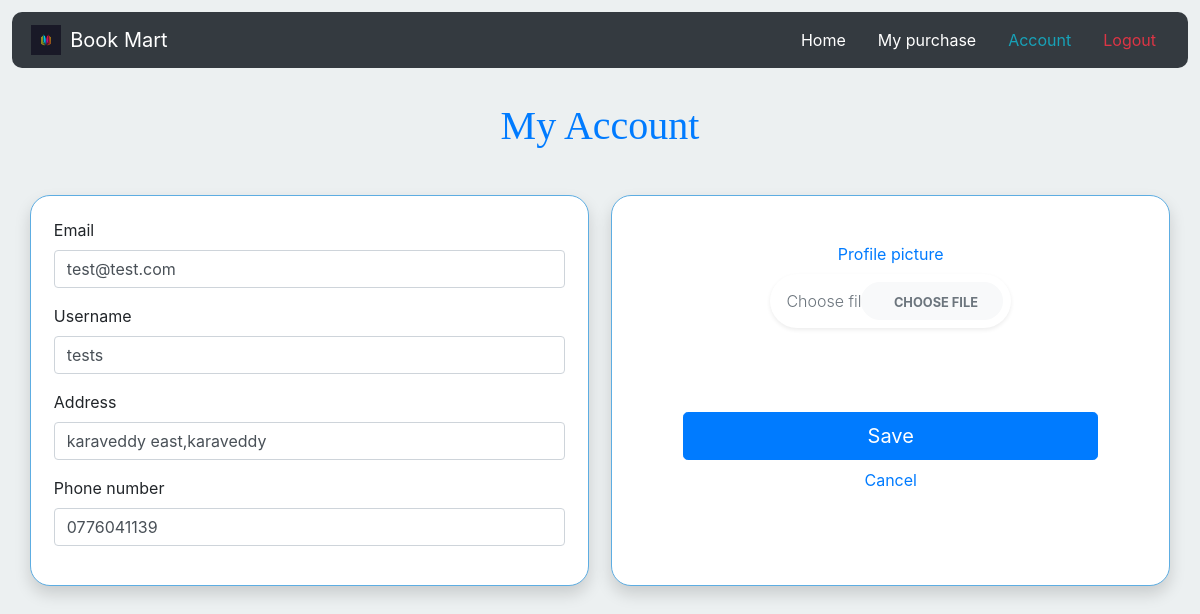
The app's page /account.php?user_id=25 with its own data.
### tables this page shows
CREATE TABLE `users` (
  `user_id` int(10) UNSIGNED NOT NULL,
  `username` varchar(250) NOT NULL,
  `email` varchar(250) NOT NULL,
  `password` varchar(200) NOT NULL,
  `phone` varchar(15) NOT NULL,
  `address` varchar(300) NOT NULL,
  `picture` varchar(250) NOT NULL,
  `reg_time` timestamp NOT NULL DEFAULT current_timestamp()
);

### account.php (the view, shortened to what this page needs)
<?php
require_once "configure.php";
$email = $username = $address = $phone = $picture = "";
$email_err =$username_err =$address_err = $phone_err = $picture_msg = "";
if(isset($_POST["submit"]) && !empty($_POST["user_id"]))
{
  $user_id=$_POST['user_id'];
  if(empty(trim($_POST["email"]))){
    $email_err = "Please enter a email.";
  } else{
    $email = trim($_POST["email"]);
  }
   if(empty(trim($_POST["username"]))){
    $username_err = "Please enter a username.";
  } else{
      $username = trim($_POST["username"]);
  }
  if(empty(trim($_POST["address"]))){
      $address_err = "Please enter a address.";
  } else{
      $address = trim($_POST["address"]);
  }
  if(empty(trim($_POST["phone"]))){
      $phone_err = "Please enter a phone number.";
  } else{
      $phone = trim($_POST["phone"]);
  }
  if(isset($_POST['submit']) && isset($_FILES["image"]) )
  {
    $picture=$_FILES['image']['name'];
    $temfile=$_FILES['image']['tmp_name'];
    $target="uploadedimages/".basename($_FILES['image']['name']);
    if(move_uploaded_file($_FILES['image']['tmp_name'],$target)){
        $msg= "Success";
    }else{
        $msg="ERROR";
    }
  } else{
      echo "Error";
  }
  if(empty($email_err) && empty($username_err) && empty($address_err) && empty($phone_err) ){
    $sql="UPDATE users SET username=?, email=?,phone=?,address=?,picture=? WHERE user_id=?";
    if($stmt = mysqli_prepare($con, $sql)){
      mysqli_stmt_bind_param($stmt, "sssssi", $param_username,	$param_email, $param_phone,	$param_address, $param_picture, $param_user_id);
      $param_username = $username;
      $param_email=$email;
      $param_phone=$phone;
      $param_address=$address;
      $param_picture =  $picture;
      $param_user_id = $user_id;
      if(mysqli_stmt_execute($stmt)){
          header("location: home.php?user_id=".$user_id);
          exit();
      } else{
          echo "Something went wrong. Please try again later.";
      }
    mysqli_stmt_close($stmt);
  }
  mysqli_stmt_close($stmt);
  }
}
else
{
    $user_id = trim($_GET["user_id"]);
    $sql="SELECT user_id,username,email,phone,address,picture FROM users WHERE user_id=?";
    if($stmt=mysqli_prepare($con,$sql))
    {
			mysqli_stmt_bind_param($stmt,'i',$user_id);
			mysqli_stmt_execute($stmt);
			$result=mysqli_stmt_get_result($stmt);
			if(mysqli_num_rows($result)==1){
				$row=mysqli_fetch_array($result,MYSQLI_ASSOC);
				$user_id=$row['user_id'];
				$email=$row['email'];
				$username=$row['username'];
				$phone=$row['phone'];
				$address=$row['address'];
			}
    }
    else
    {
      header("location: error.php");
      exit();
    }
}
?>
<!DOCTYPE html>
<html lang="en">
<head>
<link rel="stylesheet" href="https://cdnjs.cloudflare.com/ajax/libs/twitter-bootstrap/4.5.0/css/bootstrap.min.css">
<link rel="stylesheet" href="https://cdnjs.cloudflare.com/ajax/libs/font-awesome/5.13.1/css/all.min.css">
<link rel="stylesheet" href="css/style_u.css">
</head>
<body>
     <nav class="navbar navbar-dark bg-dark ">
        <a class="navbar-brand" href="#">
          <img id="logo" src="Image/logo.png" width="30" height="30" class="d-inline-block align-top" alt="">
          Book Mart
        </a>
        <ul class="nav justify-content-end">
          <li class="nav-item">
            <a class="nav-link text-white" href="<?php echo "home.php?user_id=".$user_id?>">Home</a>
          </li>
          <li class="nav-item">
            <a class="nav-link text-white" href="#">My purchase</a>
          </li>
          <li class="nav-item">
            <a class="nav-link text-info" href="">Account</a>
          </li>
          <li class="nav-item">
            <a class="nav-link text-danger" href="logout.php">Logout</a>
          </li>
        </ul>
      </nav>
      <div class="d-flex justify-content-around">
        <div class="container">
          <h1 class="head text-center text-primary">My Account</h1>
          <div class="row">
            <div class="col shadow  bg-white" id="left">
            <form action="<?php echo htmlspecialchars(basename($_SERVER['REQUEST_URI'])); ?>" method="POST" enctype="multipart/form-data">
                <label>Email</label>
                <div class="form-group">
                  <input type="text" name="email" class="form-control" id="formGroupExampleInput" value="<?php echo $email;  ?>">
                </div>
                <label>Username</label>
                <div class="form-group">
                  <input type="text" name="username" class="form-control" id="formGroupExampleInput2" value="<?php echo $username; ?>">
                </div>
                <label>Address</label>
                <div class="form-group">
                  <input type="text" name="address" class="form-control" id="formGroupExampleInput2" value="<?php echo $address; ?>">
                </div>
                <label>Phone number</label>
                <div class="form-group">
                  <input type="text" name="phone" class="form-control" id="formGroupExampleInput2" value="<?php echo $phone; ?>">
                </div>
            </div>
            <div class="col shadow bg-white" id="right">
              <div class="row py-4">
                <div class="col-lg-6 mx-auto">
                  <div class="text-center text-primary"><label class="text-center">Profile picture</label></div>
                    <div class="input-group mb-3 px-2 py-2 rounded-pill bg-white shadow-sm">
                        <label id="upload-label" for="upload" class="font-weight-light text-muted">Choose file</label>
                        <div class="input-group-append">
                            <label for="upload" class="btn btn-light m-0 rounded-pill px-4"> <i class="fa fa-cloud-upload mr-2 text-muted"></i><small class="text-uppercase font-weight-bold text-muted">Choose file</small></label>
                        </div>
                    </div>
                    <div class="image-area mt-4"><img id="imageResult" src="#" alt="" class="img-fluid rounded shadow-sm mx-auto d-block"></div>
                </div>
            </div>
            <div class="text-center mx-5">
              <Input type="submit" name="submit" class="btn btn-primary btn-lg mb-2 btn-block" value="Save">
            </div>
            <div class="text-center"><a id="cancel" href="<?php echo "home.php?user_id=".$user_id?>">Cancel</a></div>
            </div>
          </div>
</body>
</html>

### css/style_u.css (style rules this page uses)
body { margin: 0%; padding: 0%; box-sizing: border-box; background-color: #ECF0F1; }
body, html { height: 100%; }
.navbar { margin: 1%; border-radius: 10px; }
#logo { margin-left: 2%; margin-right: 3%; }
#left { border: 1px solid #5DADE2; padding: 2%; border-radius: 20px; margin-right: 1%; background-color: #5D6D7E; }
.head { position: relative; margin: 2% 0 4%; font-family: 'Bebas Neue', cursive; color: #1C2833; }
.container { position:absolute; }
#right { border: 1px solid #5DADE2; padding: 2%; border-radius: 20px; margin-left: 1%; background-color: #5D6D7E; }
#upload-label { position: absolute; top: 50%; left: 1rem; transform: translateY(-50%); }
.image-area { border: 2px dashed rgba(255, 255, 255, 0.7); padding: 1rem; position: relative; }
.image-area::before { content: 'Uploaded image result'; color: #fff; font-weight: bold; text-transform: uppercase; position: absolute; top: 50%; left: 50%; transform: translate(-50%, -50%); font-size: 0.8rem; z-index: 1; }

### records on screen
users: email "test@test.com", username "tests", address "karaveddy east,karaveddy", phone "0776041139"
